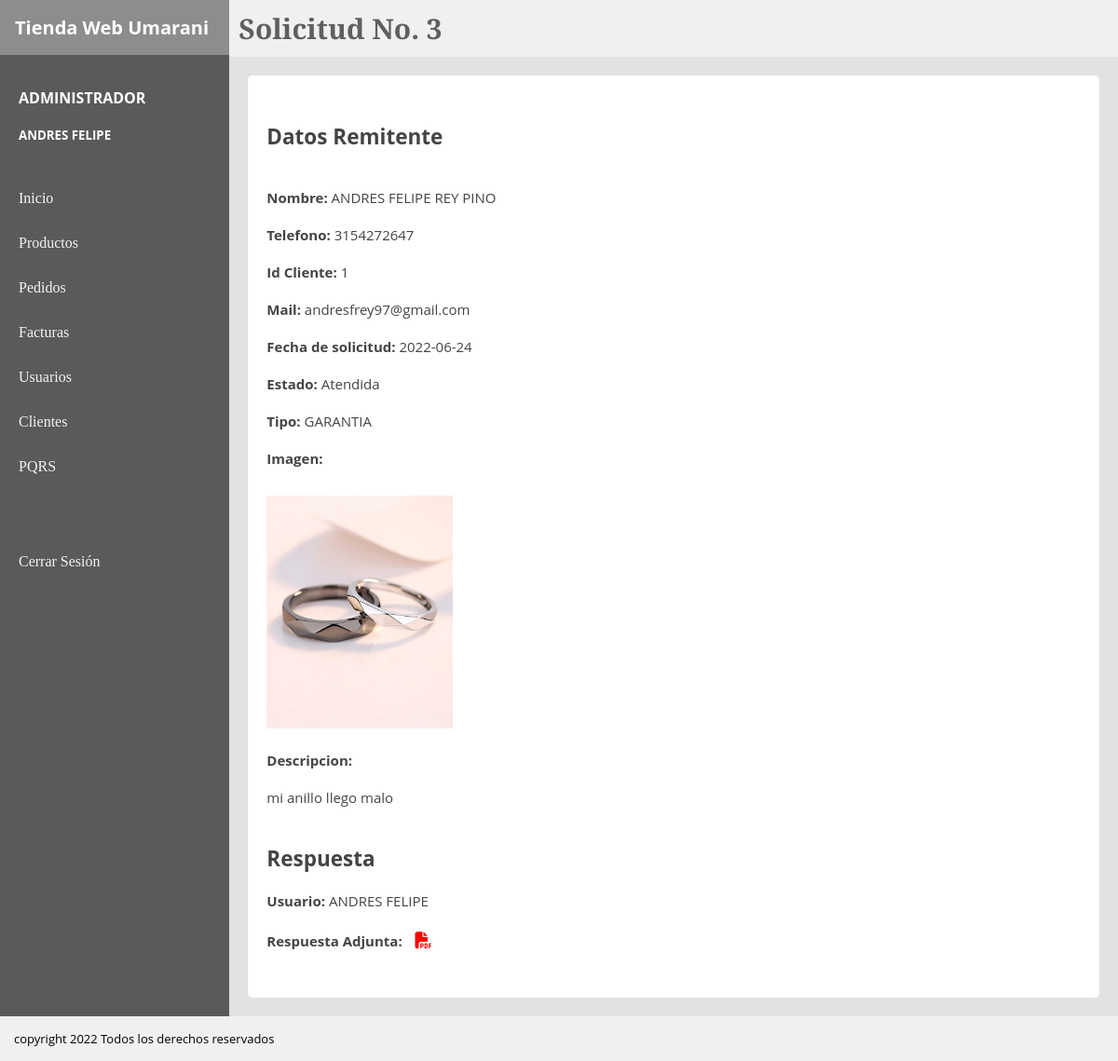
The page /View/detalleResolucion.php?pqVis=3 (signed in) on the database its author committed.
### tables this page shows
CREATE TABLE `pqrs` (
  `pqrsId` int(11) NOT NULL AUTO_INCREMENT,
  `pqrsNombre` varchar(200) NOT NULL,
  `pqrsMail` varchar(200) NOT NULL,
  `pqrsDescripcion` text NOT NULL,
  `pqrsTelefono` varchar(12) NOT NULL,
  `pqrsEstado` varchar(30) NOT NULL DEFAULT 'Pendiente',
  `pqrsFecha` date NOT NULL,
  `pqrsClienteId` int(11) DEFAULT NULL,
  `pqrsUsuarioId` int(11) DEFAULT NULL,
  `pqrsOrigenId` int(11) NOT NULL,
  `pqrsPedidoId` int(11) DEFAULT NULL,
  `pqrsImagen` varchar(250) NOT NULL,
  PRIMARY KEY (`pqrsId`),
  KEY `fk_pqrsUsuarioId` (`pqrsUsuarioId`),
  KEY `fk_pqrsOrigenId` (`pqrsOrigenId`),
  KEY `fk_pqrsClienteId` (`pqrsClienteId`),
  CONSTRAINT `fk_pqrsClienteId` FOREIGN KEY (`pqrsClienteId`) REFERENCES `cliente` (`clienteId`),
  CONSTRAINT `fk_pqrsOrigenId` FOREIGN KEY (`pqrsOrigenId`) REFERENCES `pqrstipo` (`pqrsTipoId`),
  CONSTRAINT `fk_pqrsUsuarioId` FOREIGN KEY (`pqrsUsuarioId`) REFERENCES `usuariotienda` (`usuarioId`)
);

CREATE TABLE `pqrstipo` (
  `pqrsTipoId` int(11) NOT NULL AUTO_INCREMENT,
  `pqrsTipoNombre` varchar(30) NOT NULL,
  PRIMARY KEY (`pqrsTipoId`)
);

CREATE TABLE `resolucion` (
  `resolucionId` int(11) NOT NULL,
  `resolucionUsuarioId` int(11) NOT NULL,
  `resolucionpqrsId` int(11) NOT NULL,
  `resolucionMensaje` varchar(500) NOT NULL,
  `resolucionFecha` date NOT NULL,
  PRIMARY KEY (`resolucionId`),
  KEY `resolucionUsuarioId` (`resolucionUsuarioId`),
  KEY `resolucionpqrsId` (`resolucionpqrsId`),
  CONSTRAINT `resolucion_ibfk_1` FOREIGN KEY (`resolucionUsuarioId`) REFERENCES `usuariotienda` (`usuarioId`),
  CONSTRAINT `resolucion_ibfk_2` FOREIGN KEY (`resolucionpqrsId`) REFERENCES `pqrs` (`pqrsId`)
);

CREATE TABLE `usuariotienda` (
  `usuarioId` int(11) NOT NULL AUTO_INCREMENT,
  `usuarioNombre` varchar(50) NOT NULL,
  `usuarioApellido` varchar(50) NOT NULL,
  `usuarioDoc` varchar(12) NOT NULL,
  `usuarioRolId` int(11) NOT NULL,
  `usuarioContraseña` varchar(10) NOT NULL,
  `usuarioEstado` varchar(12) NOT NULL,
  PRIMARY KEY (`usuarioId`),
  UNIQUE KEY `UQ_usuarioDoc` (`usuarioDoc`),
  KEY `fk_usuarioRolId` (`usuarioRolId`),
  CONSTRAINT `fk_usuarioRolId` FOREIGN KEY (`usuarioRolId`) REFERENCES `rol` (`rolId`)
);

### Controller/C_GestionPqrs.php (called while the page is built, shortened)
<?php
require_once('../Model/M_PQRS.php');
if(isset($_REQUEST['pqVis'])){
    $id = $_REQUEST['pqVis'];
    $detallepqrs = mysqli_query($conexionPqrs,"SELECT * FROM pqrs
    JOIN pqrstipo
    ON pqrsTipoId = pqrsOrigenId
    WHERE pqrsId = $id")
    or die("problemas en el select" . mysqli_error($conexionPqrs));
    $detalleResolucion = mysqli_query($conexionPqrs,"SELECT * FROM resolucion
    JOIN usuarioTienda
    ON usuarioId = resolucionUsuarioId
    JOIN pqrs
    ON pqrsId = resolucionpqrsId
    WHERE resolucionpqrsId = $id") or die ("problemas en el select" . mysqli_error($conexionPqrs));
    while($det = mysqli_fetch_array($detallepqrs)){
        $pId = $det['pqrsId'];
        $nombre = $det['pqrsNombre'];
        $telefono = $det['pqrsTelefono'];
        $clienteId = $det['pqrsClienteId'];
        $Mail = $det['pqrsMail'];
        $fecha = $det['pqrsFecha'];
        $estado = $det['pqrsEstado'];
        $tipo = $det['pqrsTipoNombre'];
        $imagen = $det['pqrsImagen'];
        $descripcion = $det['pqrsDescripcion'];
    }
    while($dat = mysqli_fetch_array($detalleResolucion)){
        $usuario = $dat['usuarioNombre'] ." ". $dat['usuarioApellido'];
    }
    }
?>

### View/detalleResolucion.php (the view, shortened to what this page needs)
<?php
    require('../Controller/C_GestionPqrs.php');
?>
<!DOCTYPE html>
<html lang="en">
<head>
</head>
<body>
<link rel="stylesheet" href="../CSS/detallePqrs.css">
    <div class="padre">
        <div class="board">
            <div class="titulo">
                <h1>Tienda Web Umarani</h1>
            </div>
            <div class="usuario">
                <h4><?php echo "$_SESSION[rol] "; ?></h4>
                <h5><?php echo "$_SESSION[nombre] $_SESSION[apellido] "; ?></h5>
            </div>
            <nav class="secciones">
            <a href="">Inicio</a>
                <a href="../View/Productos.php?pagina=1">Productos</a>
                <a href="../View/pedidos.php?pagina=1">Pedidos</a>
                <a href="../view/facturas.php?pagina=1">Facturas</a>
                <?php if($_SESSION['rol'] == 'ADMINISTRADOR')  { ?>
                <a href="../View/Usuarios.php?pagina=1">Usuarios</a>
                <a href="../View/adminClientes.php?pagina=1">Clientes</a> <?php } ?>
                <a href="../View/PQRS.php?pagina=1">PQRS</a><br><br><br>
                <a href="../Controller/cerrarSesion.php">Cerrar Sesión</a>
            </nav>
        </div>
        <div class="content">
        <header class="header">
            <h1>Solicitud No. <?php echo "$pId" ?></h1>
        </header>
        <section class="section">
            <div class="container">
                <div class="filtros" >
                        <h1>Datos Remitente</h1><br><br>
                        <p><b>Nombre: </b>  <?php echo "$nombre" ?></p><br>
                        <p><b>Telefono: </b>   <?php echo "$telefono" ?>   </p><br>
                        <p><b>Id Cliente: </b>  <?php if(isset($clienteId)) { echo "$clienteId"; }else{ echo""; }?> </p><br>
                        <p><b>Mail: </b> <?php echo "$Mail" ?> </p><br>
                        <p> <b> Fecha de solicitud: </b> <?php echo"$fecha" ?> </p> <br>
                        <p> <b> Estado: </b> <?php echo"$estado" ?> </p> <br>
                        <p> <b> Tipo: </b> <?php echo"$tipo" ?> </p> <br>
                        <?php if($imagen != null){ ?>
                        <p> <b> Imagen: </b><br> </p><br>
                        <img src="<?php echo"$imagen"; ?>" alt=""> <br>  <br>
                        <?php } else{ echo" "; }?>
                        <p><b> Descripcion: </b></p><br>
                        <p><?php echo"$descripcion" ?></p><br> <br>
                        <h1>Respuesta</h1><br>
                        <p><b>Usuario:</b> <?php if(isset($usuario)) { echo"$usuario"; } else{ echo ""; }?> </p><br>
                        <p><b>Respuesta Adjunta:  <?php if(isset($usuario)) { ?> <a class="cancel" href="../Controller/imprimirResolucion.php?rId=<?php echo "$pId" ?>"><i class="fas fa-file-pdf"></i></a> </b></p> <?php } else{ echo ""; }?>
            </div>
        </section>
        </div>
    </div>
    <footer class="footer">
        <p>copyright 2022 Todos los derechos reservados</p>
    </footer>
</body>
</html>

### CSS/detallePqrs.css (style rules this page uses)
* { padding: 0px; margin: 0px; }
.padre { display: flex; }
.board { background: #5a5a5a; flex: 1 1 auto; height: auto; }
.titulo { background: #8d8d8d; padding: 10px; }
.titulo h1 { font-family: 'Open Sans', sans-serif; font-size: 20px; padding: 6px; color:rgb(255, 255, 255); }
.usuario { padding: 10px; margin-top: 15px; }
.usuario h4 { color: rgb(255, 255, 255); font-family: 'Open Sans', sans-serif; padding: 10px; }
.usuario h5 { color: rgb(255, 255, 255); font-family: 'Open Sans', sans-serif; padding: 10px; }
.secciones { padding: 10px; }
.secciones a { display: block; padding: 10px; color: rgb(243, 243, 243); text-decoration: none; margin-top: 10px; font-family: 'Bitter', serif; transition: 0.3s ease-in-out; }
.content { flex: 100 1 auto; }
.header { background: #f0f0f0; }
.header h1 { font-family: 'Bitter', serif; font-size: 30px; padding: 10px; color: rgb(95, 95, 95); }
.section { background: #e2e2e2; padding: 20px; min-height: 720px; }
.section img { width: 200px; height: 250px; margin-top: 10px; }
.container { padding: 20px; border-radius: 5px; background: #ffffff; }
.cancel { color: rgb(255, 0, 0); font-size: 18px; padding: 10px; }
.filtros { margin: 30px 0px; font-family: 'Open Sans', sans-serif; font-size: 15px; color: #444444; }
.footer { background: #f0f0f0; padding: 15px; font-family: 'Open Sans', sans-serif; font-size: 13px; }

### rows shown on the page
pqrs: pqrsId "3", pqrsNombre "ANDRES FELIPE REY PINO", pqrsTelefono "3154272647", pqrsClienteId "1", pqrsMail "andresfrey97@gmail.com", pqrsFecha "2022-06-24", pqrsEstado "Atendida", pqrsOrigenId.pqrsTipoNombre "GARANTIA", pqrsImagen (picture), pqrsDescripcion "mi anillo llego malo"
resolucion: resolucionUsuarioId.usuarioApellido "ANDRES FELIPE"

### other values the page prints
$_SESSION[rol] "ADMINISTRADOR"
$_SESSION[nombre] "ANDRES"
$_SESSION[apellido] "FELIPE"
